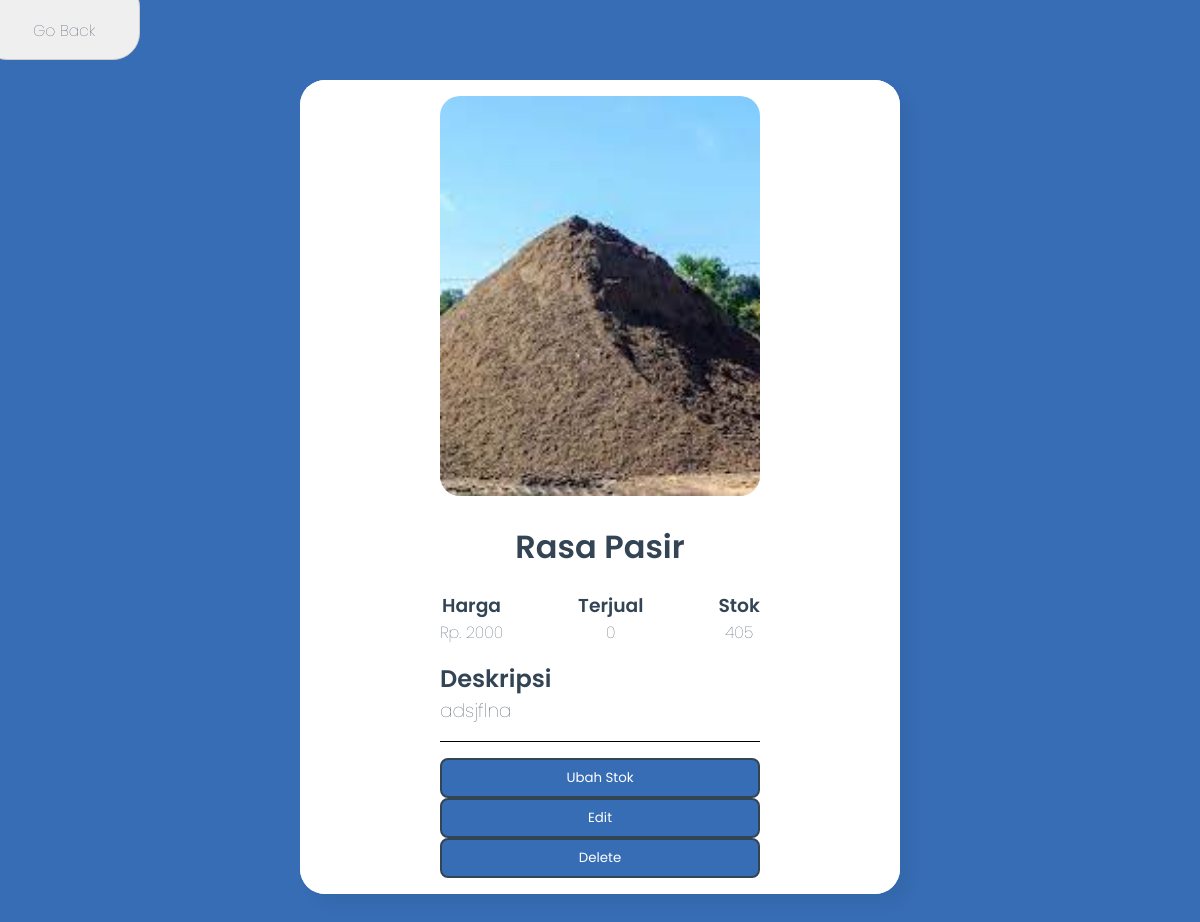
Before: /public/detail/Rasa+Pasir (signed in) with the older database file.
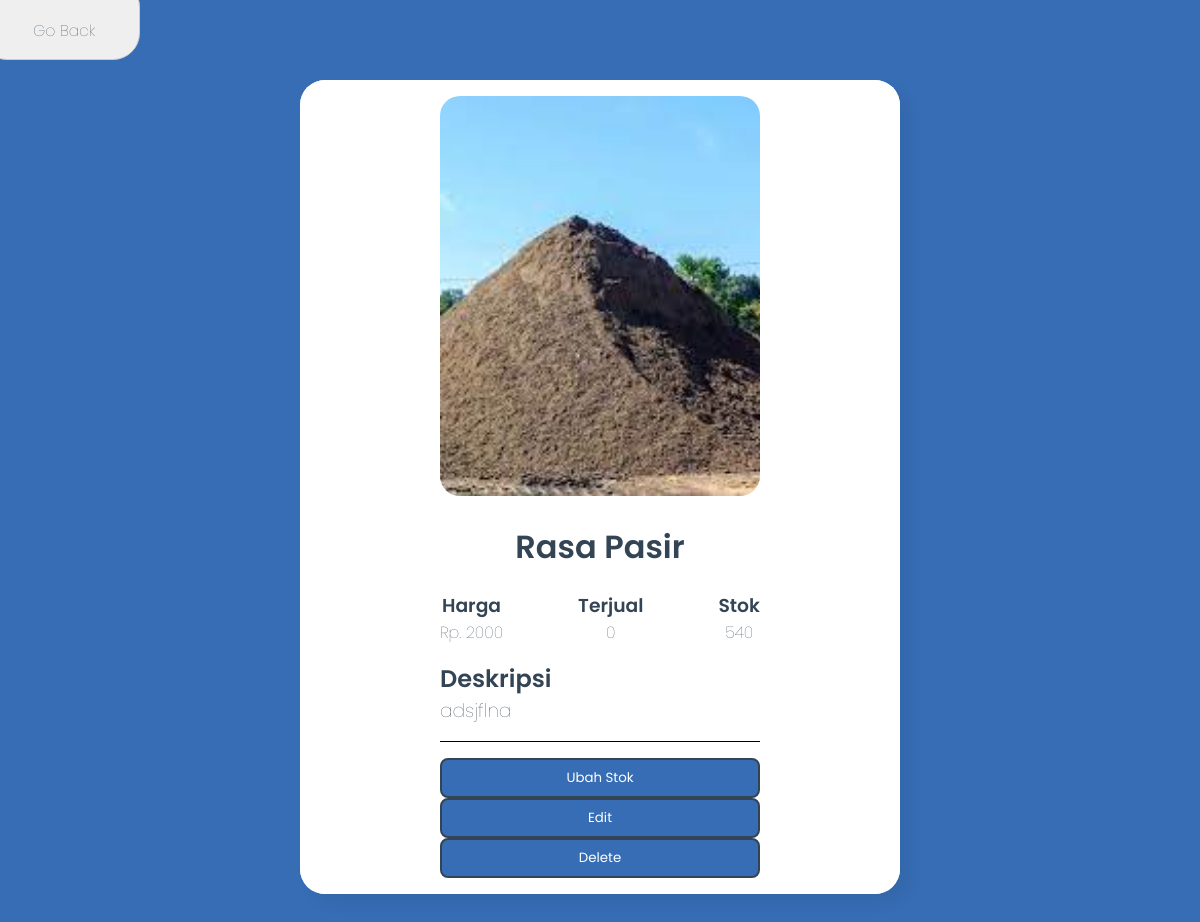
After: the same page with the newer database file.
### tables this page shows
CREATE TABLE "varian_dorayaki" (
	"nama"	varchar(255),
	"desc"	TEXT,
	"harga"	TEXT NOT NULL,
	"stok"	INTEGER NOT NULL,
	"gambar"	TEXT,
	PRIMARY KEY("nama")
);

### app/core/Controller.php (called while the page is built, shortened)
<?php
class Controller{
    public function view($view, $data=[]){
        require_once('../app/views/'.$view.'.php');
    }
    public function model($model){
        return new $model;
    }
}

### app/controllers/Detail.php (called while the page is built, shortened)
<?php
class Detail extends Controller
{
    public function index($nama_var='')
    {
        $data['detail'] = $this->model("VarDorayaki_model")->getDetailVariant($nama_var);
        $this->view('detail/index', $data);
    }
}

### app/core/App.php (called while the page is built, shortened)
<?php
class App
{
    protected $method = 'index';
    protected $params = [];
    public function __construct()
    {
        $url = $this->parseURL();
        $url[0] = ucfirst($url[0]);
        if (file_exists('../app/controllers/' . $url[0] . '.php')) {
            unset($url[0]);
        }
        $this->controller = new $this->controller;
        if (!empty($url)) {
            $this->params = array_values($url);
        }
        call_user_func_array([$this->controller, $this->method], $this->params);
    }
    public function parseURL()
    {
        if (isset($_GET['url'])) {
            $url = rtrim($_GET['url'], '/');
            $url = explode('/', $url);
            return $url;
        }
    }
}

### public/index.php (called while the page is built, shortened)
<?php
$app = new App;

### app/core/Database.php (called while the page is built, shortened)
<?php
class Database{
    private $PATH_TO_SQLITE_FILE = PATH_TO_SQLITE_FILE;
    private $dbh;
    private $stmt;
    public function __construct()
    {
        $option = [
            PDO::ATTR_PERSISTENT => true,
            PDO::ATTR_ERRMODE => PDO::ERRMODE_EXCEPTION
        ];
        try{
            $this->dbh = new PDO("sqlite:" . $this->PATH_TO_SQLITE_FILE, null,null,$option);
        }catch(PDOException $e){
            die($e->getMessage());
        }
    }
    public function query($query){
        $this->stmt = $this->dbh->prepare($query);
    }
    public function execute(){
        $this->stmt->execute();
    }
    public function single(){
        $this->execute();
        return $this->stmt->fetch(PDO::FETCH_ASSOC);
    }
}

### app/models/VarDorayaki_model.php (called while the page is built, shortened)
<?php
class VarDorayaki_model
{
    private $db;
    public function __construct()
    {
        $this->db = new Database;
    }
    public function getDetailVariant($nama_var)
    {
        $this->db->query("SELECT nama, gambar, ABS(COALESCE(SUM(perubahan),0)) as penjualan, desc, harga, stok
            FROM varian_dorayaki
            LEFT JOIN histori
            ON varian_dorayaki.nama = histori.nama_var
            and histori.username in (SELECT username FROM user WHERE is_admin = 0)
			WHERE varian_dorayaki.nama = '" . $nama_var . "'
            GROUP BY nama ");
        return $this->db->single();
    }
}

### app/views/detail/index.php (the view, shortened to what this page needs)
<!DOCTYPE html>
<html lang="en">
<head>
    <link rel="stylesheet" href="../css/detailvarian.css">
</head>
<body>
    <button class="back_button" onclick="window.history.back()">
        <h3>Go Back</h3>
    </button>
    <div class="center">
        <div class="container-variant">
            <div class="container-left">
                <img class="image" src="<?= BASEURL . $data['detail']['gambar'] ?>" alt="" srcset="">
            </div>
            <div class="container-right">
                <div class="container-top">
                    <h1 class="title"><?= $data['detail']['nama'] ?></h1>
                    <div class="container-info">
                        <div class="container-small-info">
                            <h3 class="info">Harga</h3>
                            <h4>Rp. <?= $data['detail']['harga'] ?></h4>
                        </div>
                        <div class="container-small-info">
                            <h3 class="info">Terjual</h3>
                            <h4><?= $data['detail']['penjualan'] ?></h4>
                        </div>
                        <div class="container-small-info">
                            <h3 class="info">Stok</h3>
                            <h4><?= $data['detail']['stok'] ?></h4>
                        </div>
                    </div>
                    <div class="container-middle container-desc">
                        <h2 class="info">Deskripsi</h2>
                        <h3><?= $data['detail']['desc'] ?></h3>
                    </div>
                </div>
                <div class="container-button container-bottom">
                    <?php
                    if ($_SESSION['is_admin'] == 0) {
                        echo "<a href='" . BASEURL . "ubahstok/" . urlencode($data['detail']['nama']) . "'><button>Buy</button></a>";
                    } else {
                        echo "<a href='" . BASEURL . "ubahstok/" . urlencode($data['detail']['nama']) . "'><button>Ubah Stok</button></a>";
                        echo "<a href='" . BASEURL . "detail/edit/" . urlencode($data['detail']['nama']) . "'><button>Edit</button></a>";
                        echo "<a onclick='del()'><button>Delete</button></a>";
                    }
                    ?>
                </div>
            </div>
        </div>
</body>
</html>

Changed rows visible on the page:
changed varian_dorayaki "Rasa Pasir": stok "405" → "540"
